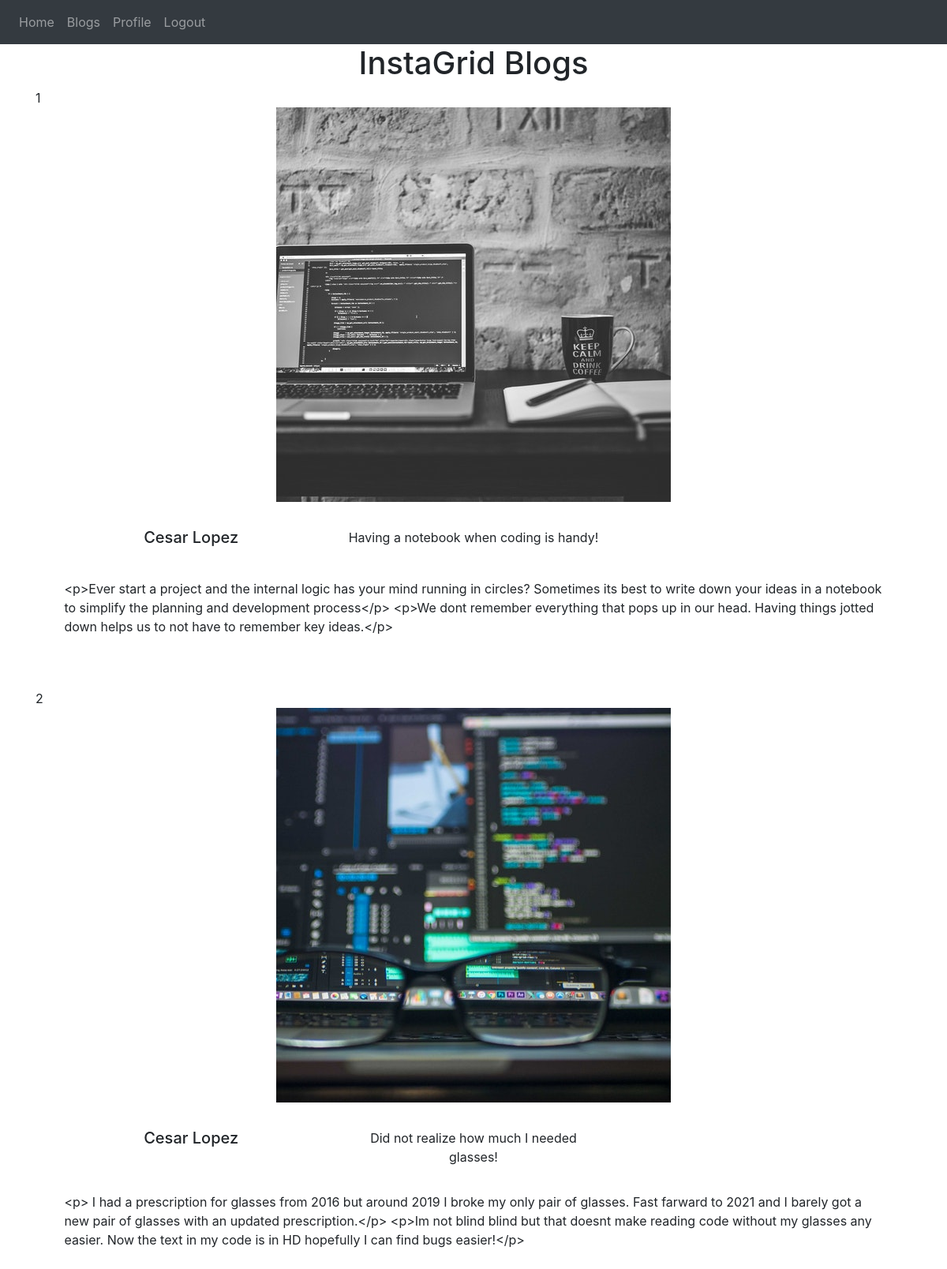
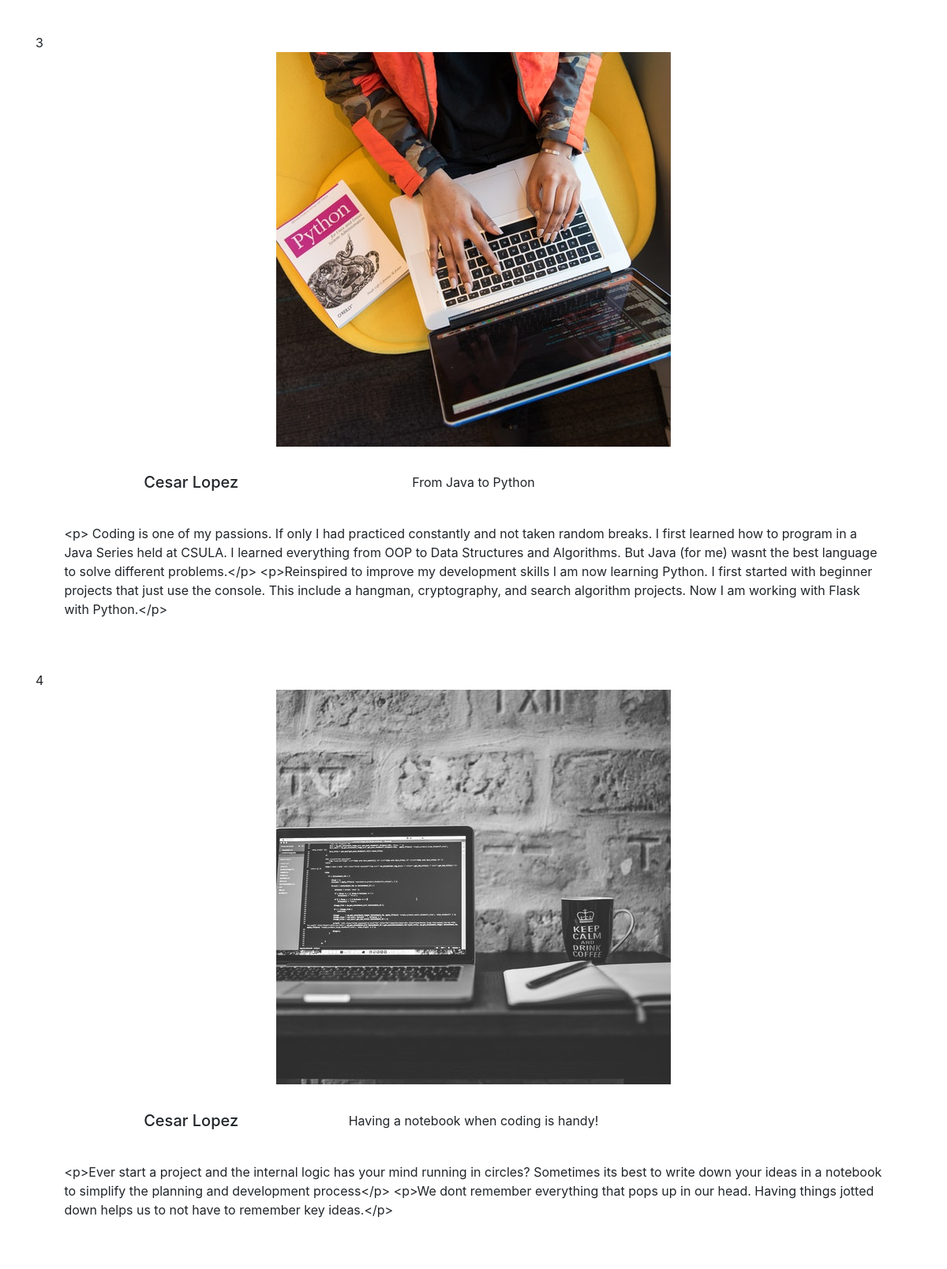
Page /blogs (signed in, upper part) on the committed database (2 pictures, top to bottom).
### website/models.py (models this page shows)
class Blog(db.Model):
  id = db.Column(db.Integer, primary_key=True)
  pic = db.Column(db.String(150))
  title = db.Column(db.String(150))
  content =  db.Column(db.String(1000))
  post_date = db.DateTime(timezone=True)
  user_id = db.Column(db.Integer, db.ForeignKey('user.id'))

class User(db.Model, UserMixin):
    id = db.Column(db.Integer, primary_key=True)
    email = db.Column(db.String(150), unique=True)
    password = db.Column(db.String(150))
    first_name = db.Column(db.String(150))
    last_name = db.Column(db.String(150))
    bio = db.Column(db.String(150))
    url = db.Column(db.String(150))
    pic = db.Column(db.String(150))
    notes = db.relationship('Note', backref='note_creater')
    blogs = db.relationship('Blog', backref='blog_creater')

### website/views.py (the view, shortened to what this page needs)
@views.route('/blogs', methods=['GET', 'POST'])
def blogs():
  blogs = Blog.query
  if blogs:
    pass
  return render_template('blogs.html', user=current_user)

### website/__init__.py (called while the page is built)
def create_app():
    app = Flask(__name__)
    app.config['SECRET_KEY'] = 'hjshjhdjah kjshkjdhjs'
    app.config['SQLALCHEMY_DATABASE_URI'] = f'sqlite:///{DB_NAME}'
    app.config['MAX_CONTENT_LENGTH'] = 1024 * 1024
    app.config['UPLOAD_EXTENSIONS'] = ['.jpg', '.png', '.gif']
    app.config['UPLOAD_PATH'] = 'website/static'
    db.init_app(app)
    from .views import views
    from .auth import auth
    app.register_blueprint(views, url_prefix='/')
    app.register_blueprint(auth, url_prefix='/')
    from .models import User, Note, Blog
    create_database(app)
    login_manager = LoginManager()
    login_manager.login_view = 'auth.login'
    login_manager.init_app(app)
    @login_manager.user_loader
    def load_user(id):
        return User.query.get(int(id))
    return app

### website/templates/blogs.html (shortened to what this page needs)
{% extends "base.html" %} {% block title %} Blogs {% endblock %}
{% block content %}
    <div class="row">
      <div class="col-sm">
        <div align="center">
          <h1> InstaGrid Blogs </h1>
        </div>
      </div>
    </div>
  {% for indiv_blog in user.blogs %}
  {{indiv_blog.id}}
    <div class="row">
      <div class="col-sm">
        <div align="center">
          <img src="{{ url_for('static', filename=indiv_blog.pic) }}" class="grid_photo_posts center" id={{indiv_blog.id}}>
          <div class="row post_padding">
            <div class="col-sm">
              <h5>
                {{ user.first_name
                + ' ' +
                user.last_name }} </h5>
            </div>
            <div class="col-sm">
              {{ indiv_blog.title }}
            </div>
            <div class="col-sm">
            </div>
          <div>
          <div class="row">
            <div class="col-sm txt_align_left post_padding">
              {{indiv_blog.content}}
            </div>
          </div>
        </div>
      </div>
    </div>
  {% endfor %}
{% endblock %}

### website/static/style.css (style rules this page uses)
.grid_photo_posts { width: auto; height: 90%; margin-right: auto; margin-left: auto; }
.center { display: block; margin-left: auto; margin-right: auto; }
.txt_align_left { text-align: left; }
.post_padding { padding: 3%; }

### rows in the picture
Blog: id "1", pic (picture), title "Having a notebook when coding is handy!", content "<p>Ever start a project and the internal logic has your mind running in circles? Sometimes its best to write down your ideas in a notebook to simplify the planning and development process</p> <p>We dont remember everything that pops up in our head. Having things jotted down helps us to not have to remember key ideas.</p>"
User: first_name+last_name "Cesar Lopez"
Blog: id "2", pic (picture), title "Did not realize how much I needed glasses!", content "<p> I had a prescription for glasses from 2016 but around 2019 I broke my only pair of glasses. Fast farward to 2021 and I barely got a new pair of glasses with an updated prescription.</p> <p>Im not blind blind but that doesnt make reading code without my glasses any easier. Now the text in my code is in HD hopefully I can find bugs easier!</p>"
Blog: id "3", pic (picture), title "From Java to Python", content "<p> Coding is one of my passions. If only I had practiced constantly and not taken random breaks. I first learned how to program in a Java Series held at CSULA. I learned everything from OOP to Data Structures and Algorithms. But Java (for me) wasnt the best language to solve different problems.</p> <p>Reinspired to improve my development skills I am now learning Python. I first started with beginner projects that just use the console. This include a hangman, cryptography, and search algorithm projects. Now I am working with Flask with Python.</p>"
Blog: id "4", pic (picture), title "Having a notebook when coding is handy!", content "<p>Ever start a project and the internal logic has your mind running in circles? Sometimes its best to write down your ideas in a notebook to simplify the planning and development process</p> <p>We dont remember everything that pops up in our head. Having things jotted down helps us to not have to remember key ideas.</p>"
